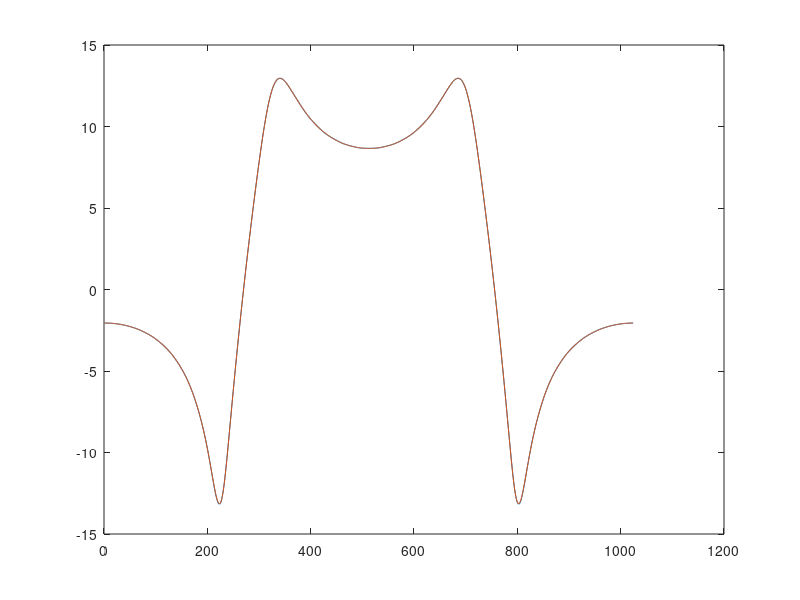

This chart was generated by the following MATLAB code:
%% FIR szuro
h = firpm(50, [0 0.3 0.4 1], [1 1 0 0]);
%plot(h);
x = [1, zeros(1,30)];
y = filter(h,1,x);
%plot(y);
N = 1024;
H = fft(h, N);
plot(20*log10(abs(H)))

%% IIR szuro 
b = [1 -0.4164 1.2346];
a = [1 0.6627 0.6414];
h1 = filter(b,a,x);
%plot(h1);
H1 = fft(h1, N);
plot(20*log10(abs(H1)))
hold on;

%% masik modszer (ugyan az az IIR szuro)
H2 = fft(b,N)./fft(a,N);
plot(20*log10(abs(H2)))
hold off;
